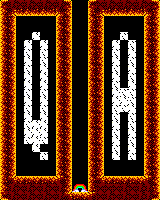

This game map was drawn from its Tiled (.tmx) file and the tilesets committed beside it. A one-line description and the full map source follow:
An orthogonal 20x25 tile map with 8x8 px tiles, 1 tile layer (Capa de patrones 1).

<map version="1.5" tiledversion="1.7.2" orientation="orthogonal" renderorder="right-down" width="20" height="25" tilewidth="8" tileheight="8" infinite="0" nextlayerid="2" nextobjectid="1">
 <tileset firstgid="1" source="tileset_02.tsx" />
 <layer id="1" name="Capa de patrones 1" width="20" height="25">
  <data encoding="csv">
11,19,18,19,18,19,18,19,12,1,1,11,18,19,18,19,18,19,18,12,
5,23,7,8,7,8,7,20,3,1,1,6,23,7,8,7,8,7,20,4,
6,4,1,1,1,1,1,6,4,1,1,5,4,1,1,1,1,1,6,3,
5,3,1,1,1,1,1,5,3,1,1,6,3,1,1,1,1,1,5,4,
6,4,1,1,16,1,1,6,4,1,1,5,4,1,1,15,1,1,6,3,
5,3,1,16,1,16,1,5,3,1,1,6,3,1,16,1,15,1,5,4,
6,4,1,15,1,15,1,6,4,1,1,5,4,1,15,1,16,1,6,3,
5,3,1,16,1,15,1,5,3,1,1,6,3,1,16,1,15,1,5,4,
6,4,1,15,1,16,1,6,4,1,1,5,4,1,15,1,16,1,6,3,
5,3,1,16,1,16,1,5,3,1,1,6,3,1,16,1,15,1,5,4,
6,4,1,16,1,16,1,6,4,1,1,5,4,1,15,1,16,1,6,3,
5,3,1,15,1,15,1,5,3,1,1,6,3,1,16,15,15,1,5,4,
6,4,1,16,1,16,1,6,4,1,1,5,4,1,16,16,15,1,6,3,
5,3,1,15,1,15,1,5,3,1,1,6,3,1,15,15,16,1,5,4,
6,4,1,16,1,16,1,6,4,1,1,5,4,1,15,1,15,1,6,3,
5,3,1,15,16,16,1,5,3,1,1,6,3,1,16,1,15,1,5,4,
6,4,1,16,16,16,1,6,4,1,1,5,4,1,15,1,16,1,6,3,
5,3,1,15,16,15,1,5,3,1,1,6,3,1,16,1,15,1,5,4,
6,4,1,1,16,1,1,6,4,1,1,5,4,1,15,1,16,1,6,3,
5,3,1,1,1,15,1,5,3,1,1,6,3,1,16,1,15,1,5,4,
6,4,1,1,1,1,1,6,4,1,1,5,4,1,1,1,1,1,6,3,
5,3,1,1,1,1,1,5,3,1,1,6,3,1,1,1,1,1,5,4,
6,22,24,2,24,2,24,21,4,1,1,5,22,24,2,24,2,24,21,3,
5,19,18,19,18,19,18,19,3,9,10,6,18,18,18,19,18,19,19,4,
13,19,18,19,18,19,18,19,22,2,24,21,18,19,18,19,18,19,19,14
</data>
 </layer>
</map>
